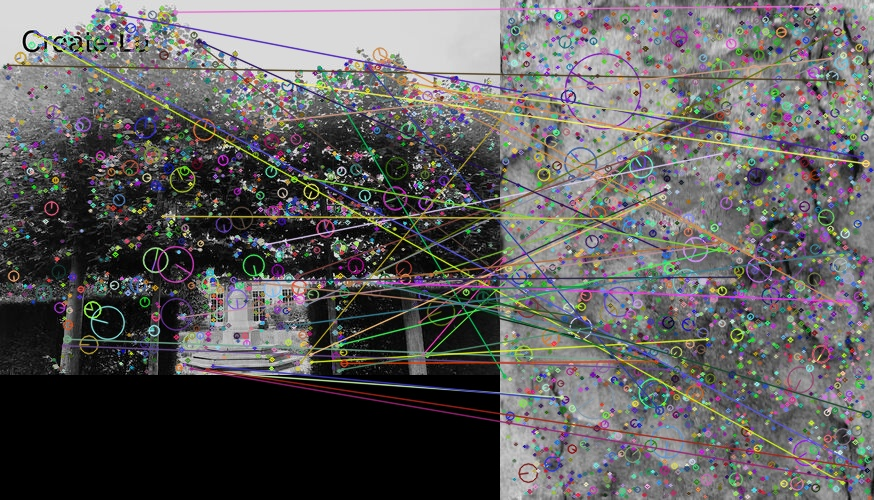
#> input picture site/teambuilding/images/match/b-0-45.jpg, 874 x 500 px, given in place of a-0.jpg, which was not available
$ python prep.py
#> lines starting #> are read from the running program, lines starting #| are printed output that depends on the picture; pictures that were not available may be replaced by others from this repository, and a replacement may not be noted

import os
import cv2
import matplotlib.pyplot as plt


cwd = os.getcwd()
pwd = os.path.join(cwd, 'final')

#os.system(f'magick convert ./final/*.jpg -set colorspace RGB  ./final/a.jpg')

print('convert png to jpg')
os.system(f'magick convert *.png -set filename:base "%[basename]" "%[filename:base].jpg')

print('convert tiff to jpg')
os.system(f'magick convert *.tiff -set filename:base "%[basename]" "%[filename:base].jpg')

print('convert jpeg to jpg')
os.system(f'magick convert *.jpeg -set filename:base "%[basename]" "%[filename:base].jpg')

print('convert dng to jpg')
os.system(f'magick convert *.dng -set filename:base "%[basename]" "%[filename:base].jpg')


print('convert JPG to jpg')
os.system(f'magick convert *.dng -set filename:base "%[basename]" "%[filename:base].jpg')


print('convert gif to jpg')
os.system(f'magick convert *.gif test_%05d.jpg')


print('convert HEIC to jpg')
os.system(f'magick convert *.HEIC -set filename:base "%[basename]" "%[filename:base].jpg')

print('exif')
os.system(f'magick convert -resize 500x500 ./*.jpg -quality 80% -strip -sharpen 0x0.2 -colorspace gray  -fill white -pointsize 15 -gravity North-west -background black -splice 0x180 -annotate +0-0 \'%f\\n%wx%h\\n%[EXIF:Model]\\n%[EXIF:DateTime]\\n\\n\\n\\n\\n\\nSense_Adapt_Create%[EXIF:GPSLongitude]%[EXIF:GPSLattitude] -fill blue -pointsize 20 -gravity South-West  -annotate +0-0 [%[p]]  ./final/a.jpg  ')


print('feature detection')
os.system(f'magick convert -resize 500x500 ./*.jpg -quality 80%  -sharpen 0x0.2  ./match/a.jpg')


import cv2
import matplotlib.pyplot as plt
# %matplotlib inline

amount = 53

for i in range(0,amount):
    for j in range(0,amount):
            if(i==j):
                j = j+1


            i1 = cv2.imread(f'./match/a-{i}.jpg')
#> i1 is the input picture: shape (500, 874, 3); mean B, G, R 93.4, 94.1, 95.4
            i2 = cv2.imread(f'./match/a-{j}.jpg')
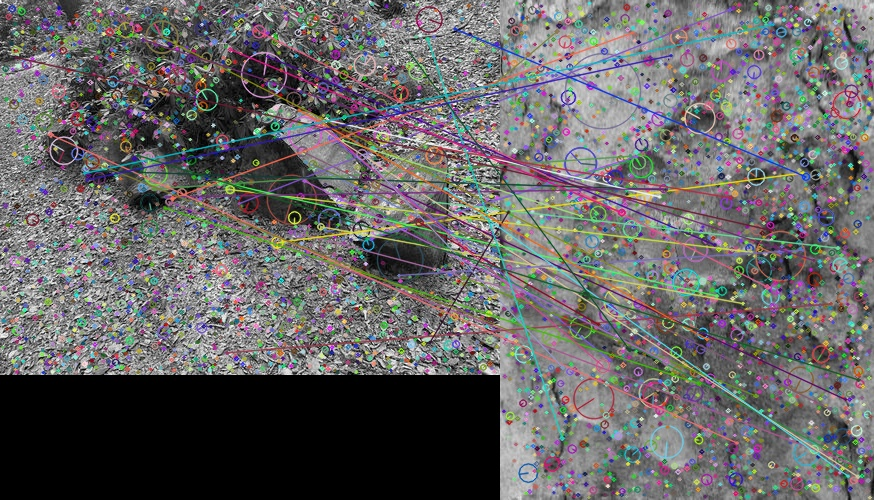
#> input picture site/teambuilding/images/match/b-16-45.jpg, 874 x 500 px, given in place of a-1.jpg, which was not available
#> i2 is the input picture: shape (500, 874, 3); mean B, G, R 101.2, 100.7, 102.1

            img1 = cv2.cvtColor(i1, cv2.COLOR_BGR2GRAY)
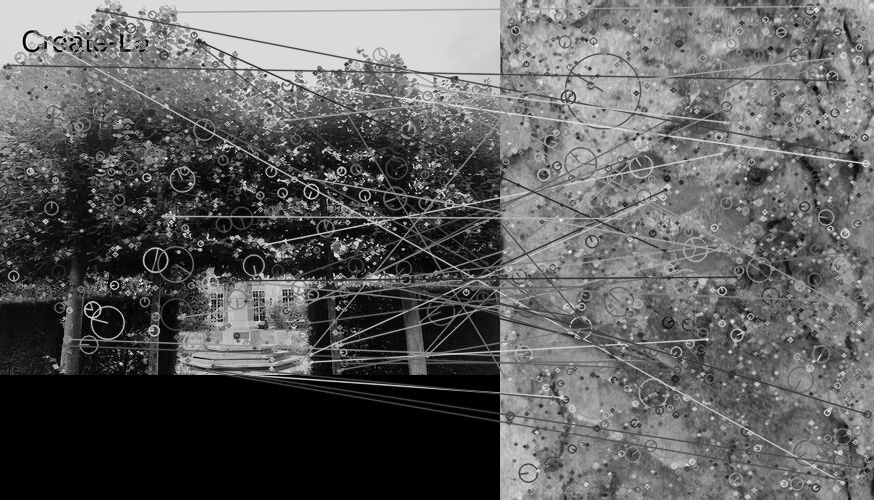
#> img1: shape (500, 874); min 0, max 254, mean 94.4
            img2 = cv2.cvtColor(i2, cv2.COLOR_BGR2GRAY)
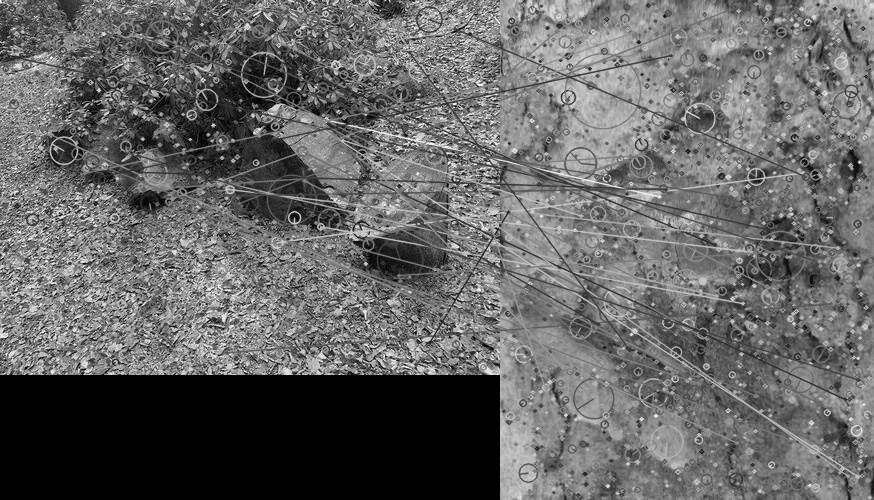
#> img2: shape (500, 874); min 0, max 255, mean 101.1

            sift = cv2.SIFT_create()

            k_1, des_1 = sift.detectAndCompute(img1,None)
#> k_1 = 6323 keypoints; strongest (x, y, size): (90, 210, 2.3), (121, 363, 2.2), (374, 263, 2.1), (100, 170, 2.1)
            k_2, des_2 = sift.detectAndCompute(img2,None)
#> k_2 = 6158 keypoints; strongest (x, y, size): (190, 139, 2), (213, 125, 2.5), (99, 90, 2.6), (143, 139, 2.4)

            bf = cv2.BFMatcher(cv2.NORM_L1, crossCheck=True)

            matches = bf.match(des_1,des_2)
#> matches = 1886 matches
            matches = sorted(matches, key = lambda x:x.distance)

            print(len(matches))
#| 1886
            color = (255,0, 0)
            if len(matches) > 900:
                img3 = cv2.drawMatches(img1, k_1, img2, k_2, matches[:50], img2, color, color, flags=4)
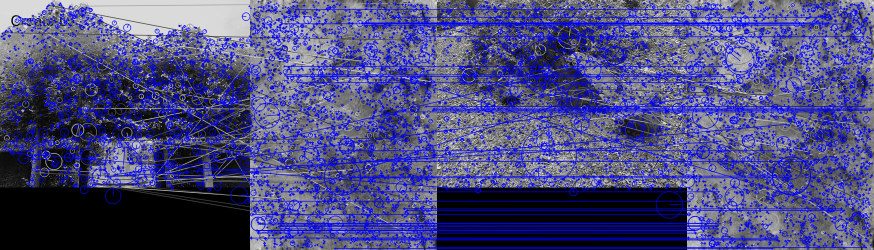
#> img3: shape (500, 1748, 3) (shown at 1/2 size); mean of channels 0, 1, 2 128.9, 76, 76; drawn as B, G, R
#> (the run stopped early here; a loop or call above may not have finished)
